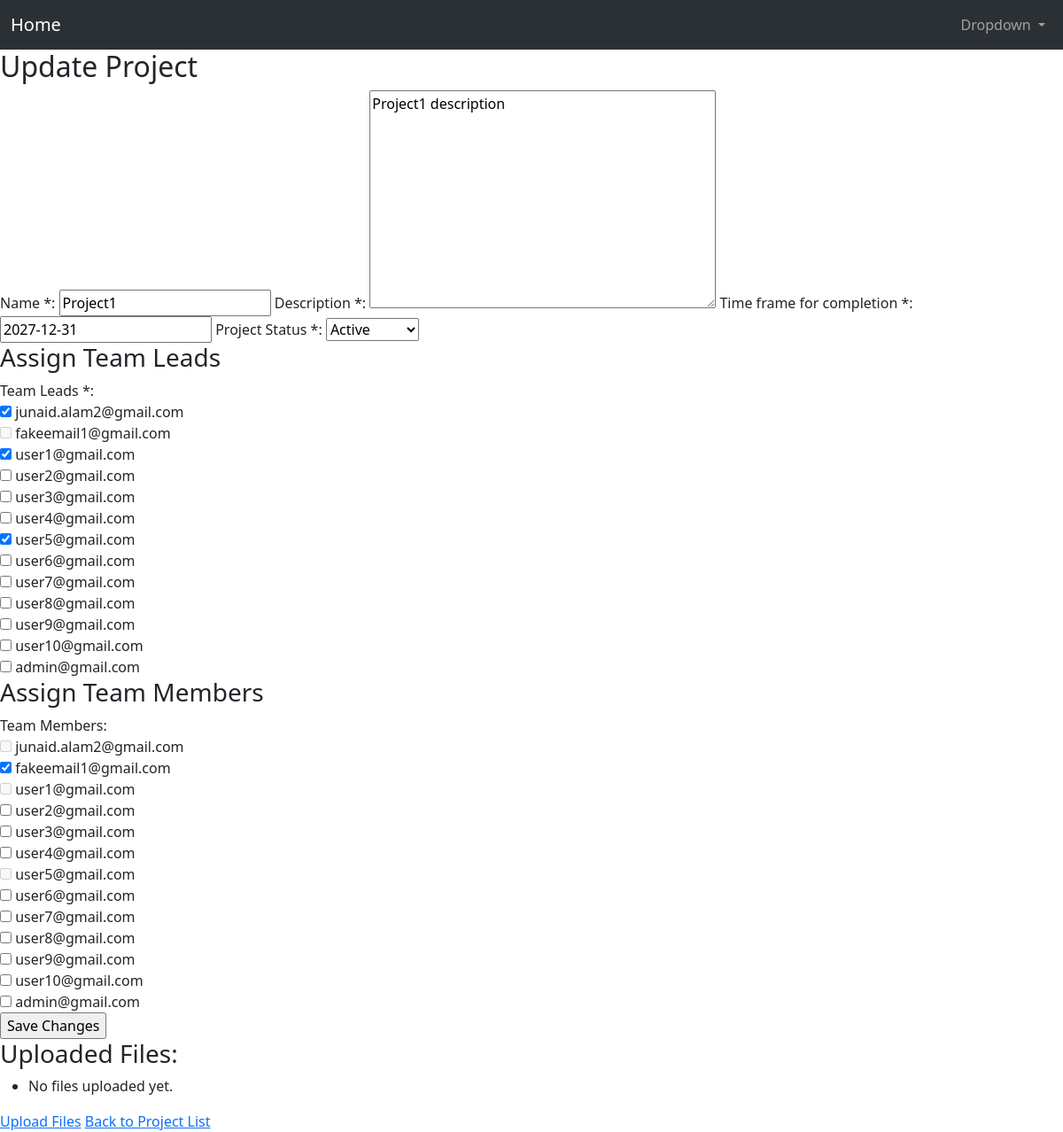
/projects/update/3/, run on an earlier commit of the app's database.
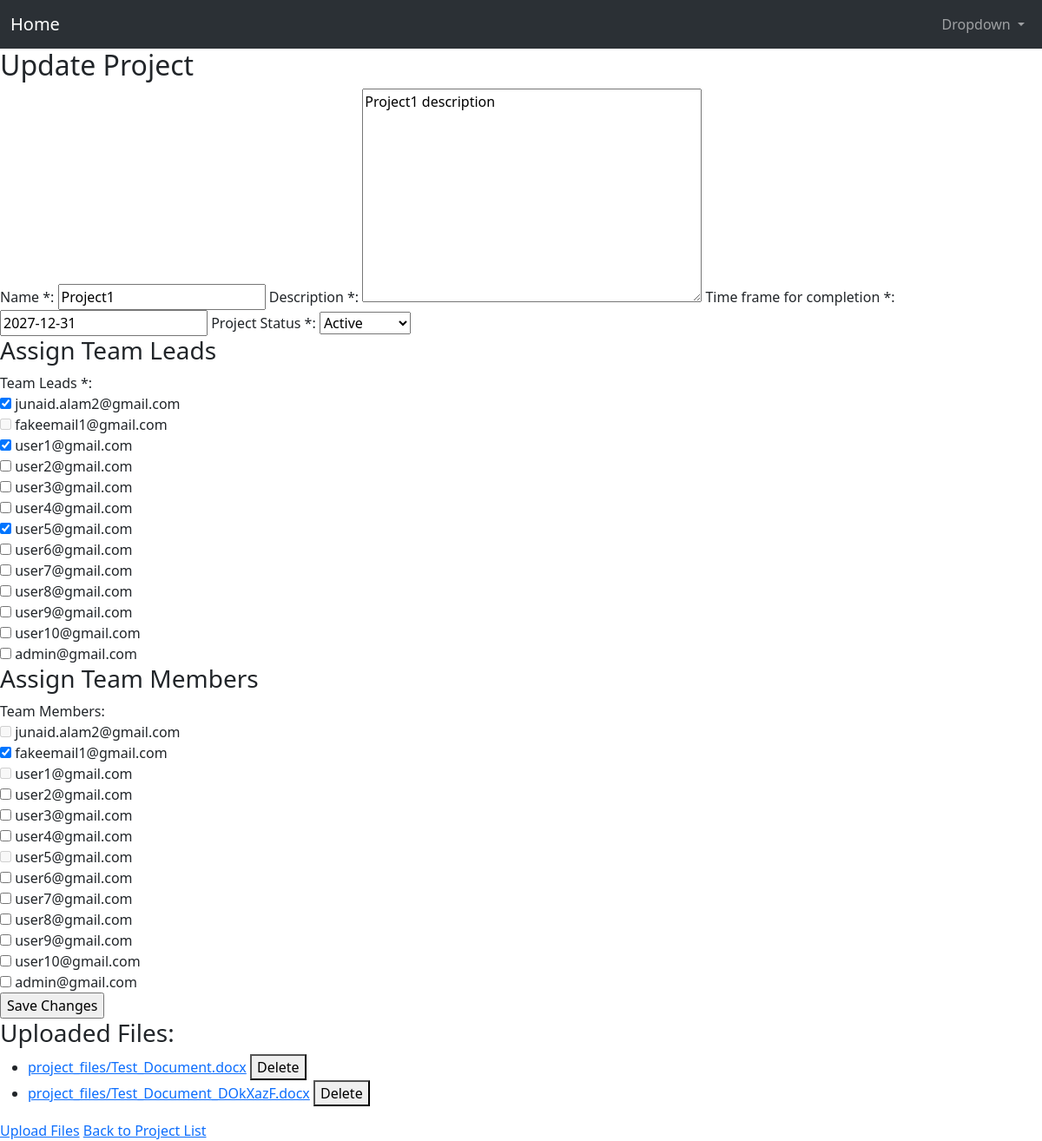
And on a later commit of the database.
### projects/models.py (models this page shows, shortened)
class FileUpload(models.Model):
    project = models.ForeignKey(Project, related_name='uploaded_files', on_delete=models.CASCADE)
    file = models.FileField(upload_to='project_files/')
    uploaded_at = models.DateTimeField(auto_now_add=True)

### projects/views.py (the view, shortened to what this page needs)
# urls.py: path('update/<int:pk>/', ProjectUpdateView.as_view(), name='projects-update'),
class ProjectUpdateView(UpdateView):
    model = Project
    template_name = 'projects/project_update.html'
    form_class = ProjectModelForm
    success_url = reverse_lazy('projects:projects-list')
    def get_initial(self):
        initial = super().get_initial()
        project = self.object
        initial['team_leads'] = project.membership_set.filter(role=Membership.TEAM_LEAD).values_list('user', flat=True)
        initial['team_members'] = project.membership_set.filter(role=Membership.TEAM_MEMBER).values_list('user', flat=True)
        return initial
    def get_context_data(self, **kwargs):
        context = super().get_context_data(**kwargs)
        project = self.object
        context['file_uploads'] = project.uploaded_files.all()
        return context

### projects/forms.py (shortened to what this page needs)
class ProjectModelForm(forms.ModelForm):
    team_members = forms.ModelMultipleChoiceField(
        queryset=CustomUser.objects.all(),
        required=False,
        widget=forms.CheckboxSelectMultiple,
        label="Team Members"
    )
    team_leads = forms.ModelMultipleChoiceField(
        queryset=CustomUser.objects.all(),
        required=True,
        widget=forms.CheckboxSelectMultiple,
        label="Team Leads"
    )
    status = forms.ChoiceField(
         choices=Project.STATUS_CHOICES,
         initial=Project.ACTIVE,
         label='Project Status'
    )
    class Meta:
        model = Project
        fields = ['name', 'description', 'time_frame_for_completion', 'status']
    def __init__(self, *args, **kwargs):
        super().__init__(*args, **kwargs)
        for field in self.fields.values():
            if field.required:
                field.label += ' *'

### users/models.py (called while the page is built)
    def __str__(self):
        return self.email

### projects/templates/projects/project_update.html (shortened to what this page needs)
{% extends 'base.html' %}
{% block content %}
<h2>Update Project</h2>
<form action='.' method='POST'>
    <label for="id_name">{{ form.name.label_tag }}</label>
    {{ form.name }} {{ form.name.errors }}
    <label for="id_description">{{ form.description.label_tag }}</label>
    {{ form.description }} {{ form.description.errors }}
    <label for="id_time_frame_for_completion">{{ form.time_frame_for_completion.label_tag }}</label>
    {{ form.time_frame_for_completion }} {{ form.time_frame_for_completion.errors }}
    <label for="id_status">{{ form.status.label_tag }}</label>
    {{ form.status }} {{ form.status.errors }}
    <h3>Assign Team Leads</h3>
    <label for="id_team_leads">{{ form.team_leads.label_tag }}</label>
    <div id="team_leads_container">
        {{ form.team_leads }} {{ form.team_leads.errors }}
    </div>
    <h3>Assign Team Members</h3>
    <label for="id_team_members">{{ form.team_members.label_tag }}</label>
    <div id="team_members_container">
        {{ form.team_members }} {{ form.team_members.errors }}
    </div>
    <input type='submit' value='Save Changes' />
</form>
<h3>Uploaded Files:</h3>
<ul>
    {% for file in file_uploads %}
        <li>
            <a href="{{ file.file.url }}">{{ file.file.name }}</a>
            <form action="{% url 'projects:file_upload_delete' file.pk %}" method="POST" style="display:inline;">
                <button type="button" class="delete-button" data-file-id="{{ file.pk }}">Delete</button>
            </form>
        </li>
    {% empty %}
        <li>No files uploaded yet.</li>
    {% endfor %}
</ul>
<a href="{% url 'projects:upload_file' project.pk %}">Upload Files</a>
<a href="{% url 'projects:projects-list' %}">Back to Project List</a>
{% endblock %}

What changed in the data, as far as the page shows it:
added FileUpload: file.name "project_files/Test_Document.docx"
added FileUpload: file.name "project_files/Test_Document_DOkXazF.docx"
Also different on the page:
text no longer shown: "No files uploaded yet."
